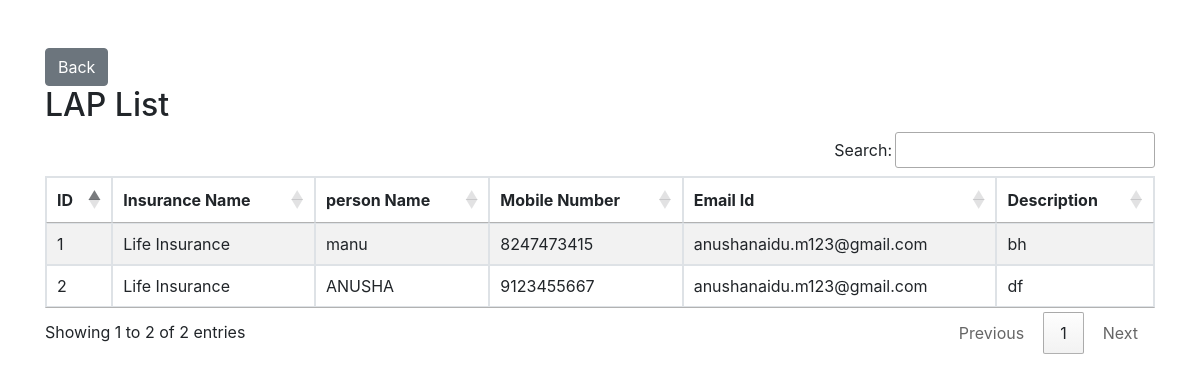
The page /viewlifeinsurance/ on the database its author committed.
### anusha/models.py (models this page shows, shortened)
class LifeInsurance(models.Model):
    insurance_name=models.CharField(max_length=100)
    name=models.CharField(max_length=100)
    mobile_number=models.CharField(max_length=15, unique=True)
    email_id = models.EmailField()
    messgae=models.TextField()

### anusha/views.py (the view)
# urls.py: path('viewlifeinsurance/',views.lifeinsurance_view,name='insurancelifeview'),
def lifeinsurance_view(request):
    life=LifeInsurance.objects.all()
    return render(request,'customer/view_lifeinsurance.html',{'life':life})

### anusha/templates/customer/view_lifeinsurance.html (shortened to what this page needs)
<!DOCTYPE html>
<html lang="en">
<head>
    <link rel="stylesheet" href="https://maxcdn.bootstrapcdn.com/bootstrap/4.0.0/css/bootstrap.min.css">
    <link rel="stylesheet" href="https://cdn.datatables.net/1.13.7/css/jquery.dataTables.min.css">
    <link rel="stylesheet" href="https://cdn.datatables.net/buttons/2.4.2/css/buttons.dataTables.min.css">
    <link rel="stylesheet" href="https://cdn.datatables.net/responsive/2.4.0/css/responsive.dataTables.min.css">
</head>
<body>
    <div class="container mt-5">
        <button type="button" class="btn btn-secondary" onclick="window.history.back();">Back</button>
        <h2>LAP List</h2>
        <table id="example" class="table table-bordered table-striped">
            <thead>
                <tr>
                    <th>ID</th>
                    <th>Insurance Name</th>
                    <th>person Name</th>
                    <th>Mobile Number</th>
                    <th>Email Id</th>
                    <th>Description</th>
                </tr>
            </thead>
            <tbody>
                {% for profile in life %}
                <tr>
                    <td>{{ profile.id }}</td>
                    <td>{{ profile.insurance_name }}</td>
                    <td>{{ profile.name }}</td>
                    <td>{{ profile.mobile_number }}</td>
                    <td>{{ profile.email_id }}</td>
                    <td>{{ profile.messgae}}</td>
                </tr>
                {% endfor %}
            </tbody>
        </table>
    </div>
</body>
</html>

### rows shown on the page
LifeInsurance: id "1", insurance_name "Life Insurance", name "manu", mobile_number "8247473415", email_id "anushanaidu.m123@gmail.com", messgae "bh"
LifeInsurance: id "2", insurance_name "Life Insurance", name "ANUSHA", mobile_number "9123455667", email_id "anushanaidu.m123@gmail.com", messgae "df"
